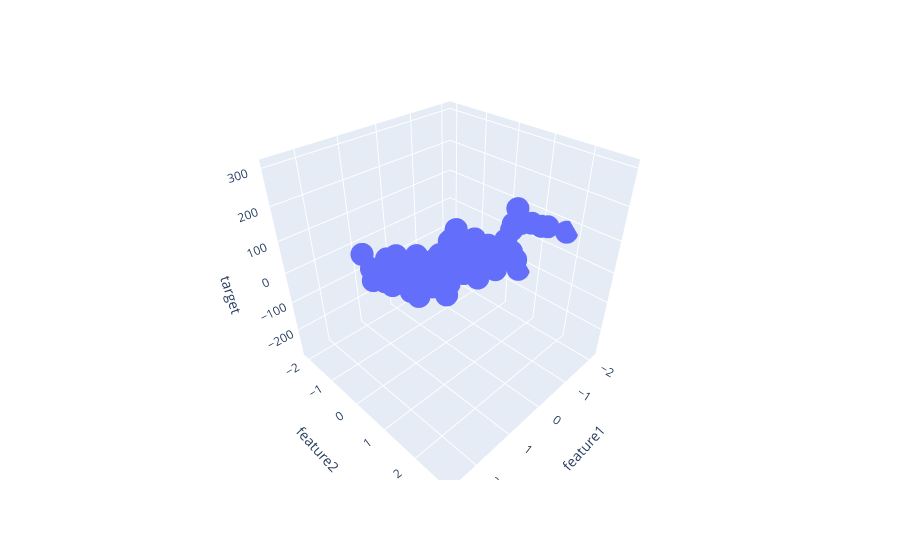

The code cell stored with this chart in its notebook:
### Code cell
fig = px.scatter_3d(df, x='feature1', y='feature2', z='target')
fig.show()
